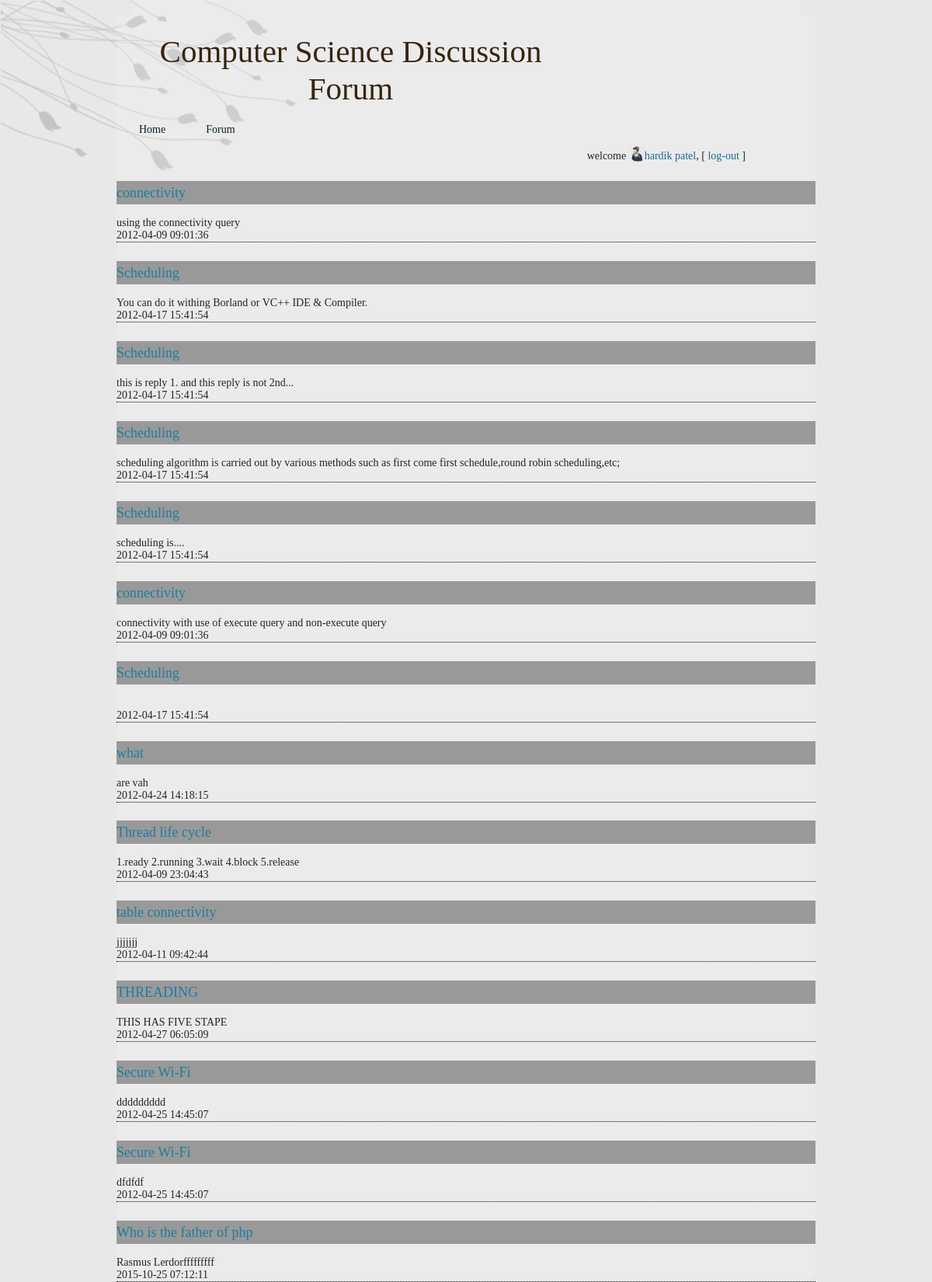
/ans.php (signed in), run on the app's committed database.
### tables this page shows
CREATE TABLE `answer` (
  `answer_id` int(11) NOT NULL,
  `replied` int(11) NOT NULL,
  `question_id` varchar(50) NOT NULL,
  `answer_detail` varchar(2000) NOT NULL,
  `datetime` timestamp NOT NULL DEFAULT CURRENT_TIMESTAMP,
  `user_id` int(11) NOT NULL,
  `like` int(20) NOT NULL
);

CREATE TABLE `question` (
  `question_id` int(11) NOT NULL,
  `heading` varchar(50) NOT NULL,
  `question_detail` varchar(2000) NOT NULL,
  `datetime` timestamp NOT NULL DEFAULT CURRENT_TIMESTAMP,
  `user_id` int(11) NOT NULL,
  `subtopic_id` int(11) NOT NULL,
  `views` int(11) NOT NULL
);

### utility.php (called while the page is built, shortened)
<?php
	function ExecuteQuery ($SQL)
	{
		$rows = mysql_query ($SQL);
		return $rows;
	}
?>

### ans.php (the view, shortened to what this page needs)
<?php
	require("header.php");
	require("checkUser.php");
?>
<?php
$sql="SELECT * from  answer,question where answer.user_id=$_SESSION[uid] and answer.question_id=question.question_id";
$result=ExecuteQuery($sql);
		while($row = mysql_fetch_array($result))
		{
		echo "<span class='box2'>";
		echo "<span class='head'><a href='questionview.php?qid=$row[question_id]'><h4>$row[heading]</h4></a></span>";
		echo "</span>";
		echo  "<br/>";
		echo $row['answer_detail'];
		echo  "<br/>";
		echo $row['datetime'];
		echo  "<br/>";
		echo "<div class=line></div>";
		}
?>

### res/style.css (style rules this page uses)
.line { border-bottom:1px dotted black; }
.box2 .head { display:block; height:30px; background-color:#999999; font-weight:bold; line-height:30px; }
.box2 { width: auto; background-color:#CCC; display:block; }
body { margin: 0 auto; padding: 0; background-color: #E8E8E8; }
body { font-family: Georgia, "Times New Roman", Times, Serif; font-size: 14px; color: #242424; }
a { font-family: Georgia, "Times New Roman", Times, Serif; text-decoration: none; color: #186C8B; }
a:link { font-family: Georgia, "Times New Roman", Times, Serif; text-decoration: none; color: #186C8B; }
h1, h2, h3, h4, h5, h6, h1 a, h2 a, h3 a, h4 a, h5 a, h6 a h1 a:hover, h2 a:hover, h3 a:hover, h4 a:hover, h5 a:hover, h6 a:hover h1 a:visited, h2 a:visited, h3 a:visited, h4 a:visited, h5 a:visited, h6 a:visited { font-weight: normal; font-style: normal; text-decoration: none; }
h4, h4 a, h4 a:link, h4 a:visited, h4 a:hover { font-family: Georgia, "Times New Roman", Times, Serif; font-size: 18px; color: #1C7DA0; }

### data on the page
answer: question.heading "connectivity", answer_detail "using the connectivity query", question.datetime "2012-04-09 09:01:36"
answer: question.heading "Scheduling", answer_detail "You can do it withing Borland or VC++ IDE & Compiler.", question.datetime "2012-04-17 15:41:54"
answer: question.heading "Scheduling", answer_detail "this is reply 1. and this reply is not 2nd...", question.datetime "2012-04-17 15:41:54"
answer: question.heading "Scheduling", answer_detail "scheduling algorithm is carried out by various methods such as first come first schedule,round robin scheduling,etc;", question.datetime "2012-04-17 15:41:54"
answer: question.heading "Scheduling", answer_detail "scheduling is....", question.datetime "2012-04-17 15:41:54"
answer: question.heading "connectivity", answer_detail "connectivity with use of execute query and non-execute query", question.datetime "2012-04-09 09:01:36"
answer: question.heading "Scheduling", question.datetime "2012-04-17 15:41:54"
answer: question.heading "what", answer_detail "are vah", question.datetime "2012-04-24 14:18:15"
answer: question.heading "Thread life cycle", answer_detail "1.ready 2.running 3.wait 4.block 5.release", question.datetime "2012-04-09 23:04:43"
answer: question.heading "table connectivity", answer_detail "jjjjjjj", question.datetime "2012-04-11 09:42:44"
answer: question.heading "THREADING", answer_detail "THIS HAS FIVE STAPE", question.datetime "2012-04-27 06:05:09"
answer: question.heading "Secure Wi-Fi", answer_detail "ddddddddd", question.datetime "2012-04-25 14:45:07"
answer: question.heading "Secure Wi-Fi", answer_detail "dfdfdf", question.datetime "2012-04-25 14:45:07"
answer: question.heading "Who is the father of php", answer_detail "Rasmus Lerdorfffffffff", question.datetime "2015-10-25 07:12:11"

### other printed values
$_SESSION["fn"] "hardik patel"
